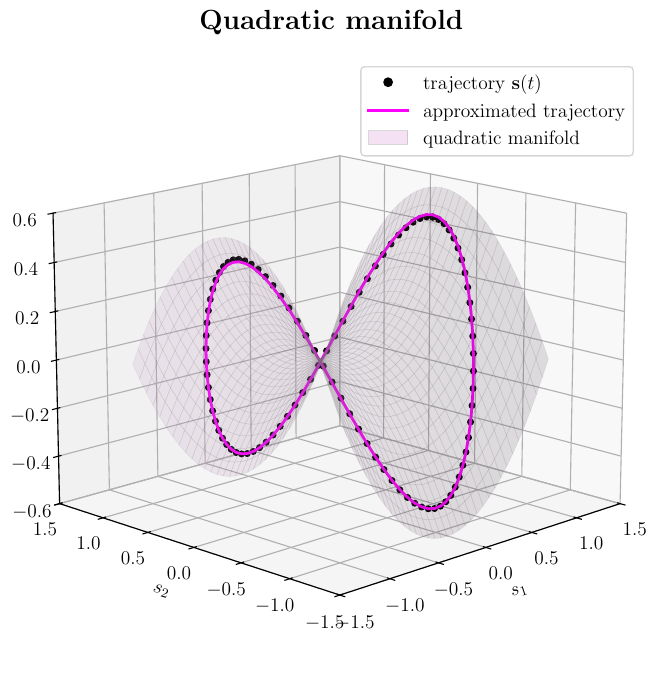

The Python source for this figure:
import numpy as np
import matplotlib.pyplot as plt
from matplotlib.lines import Line2D
from matplotlib.patches import Patch

# ========== 0.  global figure style =========================================
plt.rcParams.update({
    "text.usetex": True,
    "font.family": "serif",
    "axes.titlesize": 20,
    "axes.labelsize": 14,
    "xtick.labelsize": 14,
    "ytick.labelsize": 14,
    "legend.fontsize": 14
})

# ========== 1.  generate snapshots s(t) =====================================
t = np.linspace(0, 2*np.pi, 100)
S = np.c_[np.cos(t), np.sin(t), 0.5*np.cos(2*t)]          # (100,3)

# ------- choose reference state --------------------------------------------
#   mean  → good conditioning
#   S[0]  → poor conditioning
s_ref = S.mean(axis=0)          # try also  S[0]
S_shift = S - s_ref             # centred snapshots

# ========== 2.  linear POD (rank-2) ========================================
U, sing_vals, VT = np.linalg.svd(S_shift, full_matrices=False)
V = VT[:2].T                    # (3×2) basis   V^T V = I_2

# orthogonal projection onto the plane
z      = S_shift @ V            # reduced coordinates  z_i ∈ ℝ²
S_lin  = z @ V.T                # back to ℝ³ (VVᵀ S_shift)

# residual lives in the orthogonal complement of V
R = S_shift - S_lin             # (I – VVᵀ) S_shift   →  (100,3)

# ========== 3.  quadratic mapping  R ≈ Q Wᵀ ================================
# build Kronecker features   q = [z1², z1·z2, z2²]  ∈ ℝ³
Q = np.c_[z[:,0]**2, z[:,0]*z[:,1], z[:,1]**2]          # (100,3)

# optional Tikhonov (ridge) regularisation
gamma = 0.0                                            # 0  means no reg.
A = Q.T @ Q + gamma*np.eye(3)                           # (3×3)
B = Q.T @ R                                             # (3×3)
W = np.linalg.solve(A, B).T                             # (3×3)  columns = v̂k

# ========== 4.  full quadratic reconstruction ==============================
S_quad = s_ref + S_lin + Q @ W.T                        # Γ(z)

# ========== 5.  sample manifold surface for plotting ========================
z1_min, z1_max = z[:,0].min() - 0.1, z[:,0].max() + 0.1
z2_min, z2_max = z[:,1].min() - 0.1, z[:,1].max() + 0.1
g1 = np.linspace(z1_min, z1_max, 35)
g2 = np.linspace(z2_min, z2_max, 35)
G1, G2 = np.meshgrid(g1, g2)
Zgrid  = np.vstack((G1.ravel(), G2.ravel()))            # (2,N)

# linear part on the grid
Surf_lin  = V @ Zgrid                                   # (3,N)

# quadratic correction on the grid
Qgrid = np.vstack((Zgrid[0]**2,
                   Zgrid[0]*Zgrid[1],
                   Zgrid[1]**2))                        # (3,N)
Surf_full = s_ref[:,None] + Surf_lin + W @ Qgrid        # (3,N)
X, Y, Z = [a.reshape(G1.shape) for a in Surf_full]

# ========== 6.  error report (optional) =====================================
err_lin  = np.linalg.norm(S - (s_ref + S_lin),  2)        # total 2-norm
err_quad = np.linalg.norm(S - S_quad,          2)
print(f"‖S–S_lin‖ = {err_lin:9.6f}   ‖S–S_quad‖ = {err_quad:9.6f}")

# ========== 7.  visualisation ==============================================
fig = plt.figure(figsize=(9,7))
ax  = fig.add_subplot(111, projection='3d')

ax.plot3D(*S.T,       'ko', ms=4, label=r'\textit{trajectory} $\mathbf{s}(t)$')
ax.plot3D(*S_quad.T,  color='magenta', lw=2,
          label=r'\textit{approximated trajectory}')
ax.plot_surface(X, Y, Z, color='plum', alpha=0.15, edgecolor='gray', lw=0.3)

ax.set(xlabel=r'$s_1$', ylabel=r'$s_2$', zlabel=r'$s_3$',
       xlim=(-1.5,1.5), ylim=(-1.5,1.5), zlim=(-0.6,0.6))
ax.set_title(r'\textbf{Quadratic manifold}', pad=20)
ax.view_init(elev=15, azim=225)

ax.legend(loc='upper right', handles=[
    Line2D([],[], color='k', marker='o', ls='None',
           label=r'trajectory $\mathbf{s}(t)$'),
    Line2D([],[], color='magenta', lw=2,
           label=r'approximated trajectory'),
    Patch(facecolor='plum', alpha=0.3, edgecolor='gray',
          label=r'quadratic manifold')
])

plt.tight_layout()
plt.savefig("quadratic_manifold.pdf", bbox_inches='tight')
plt.show()
